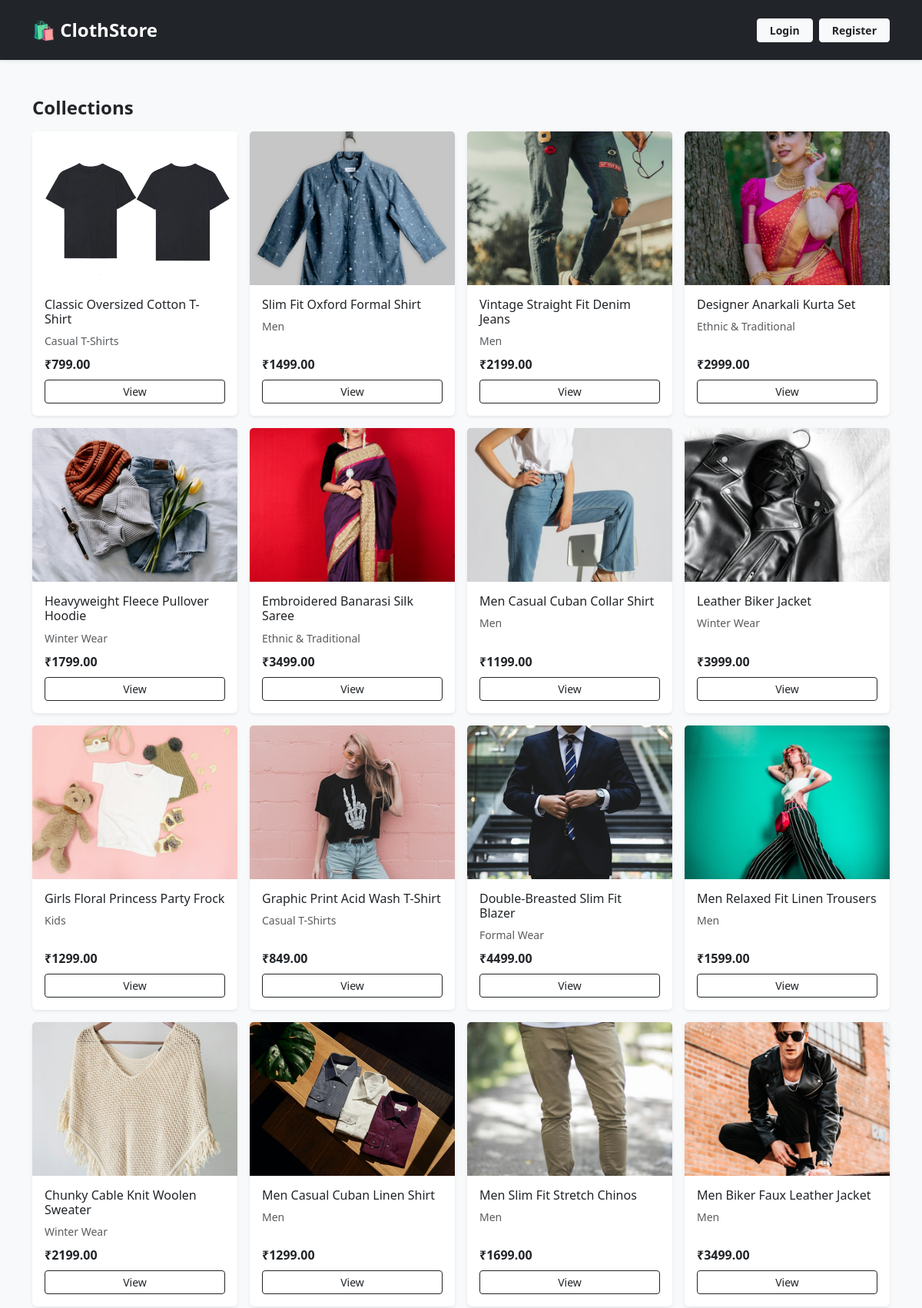
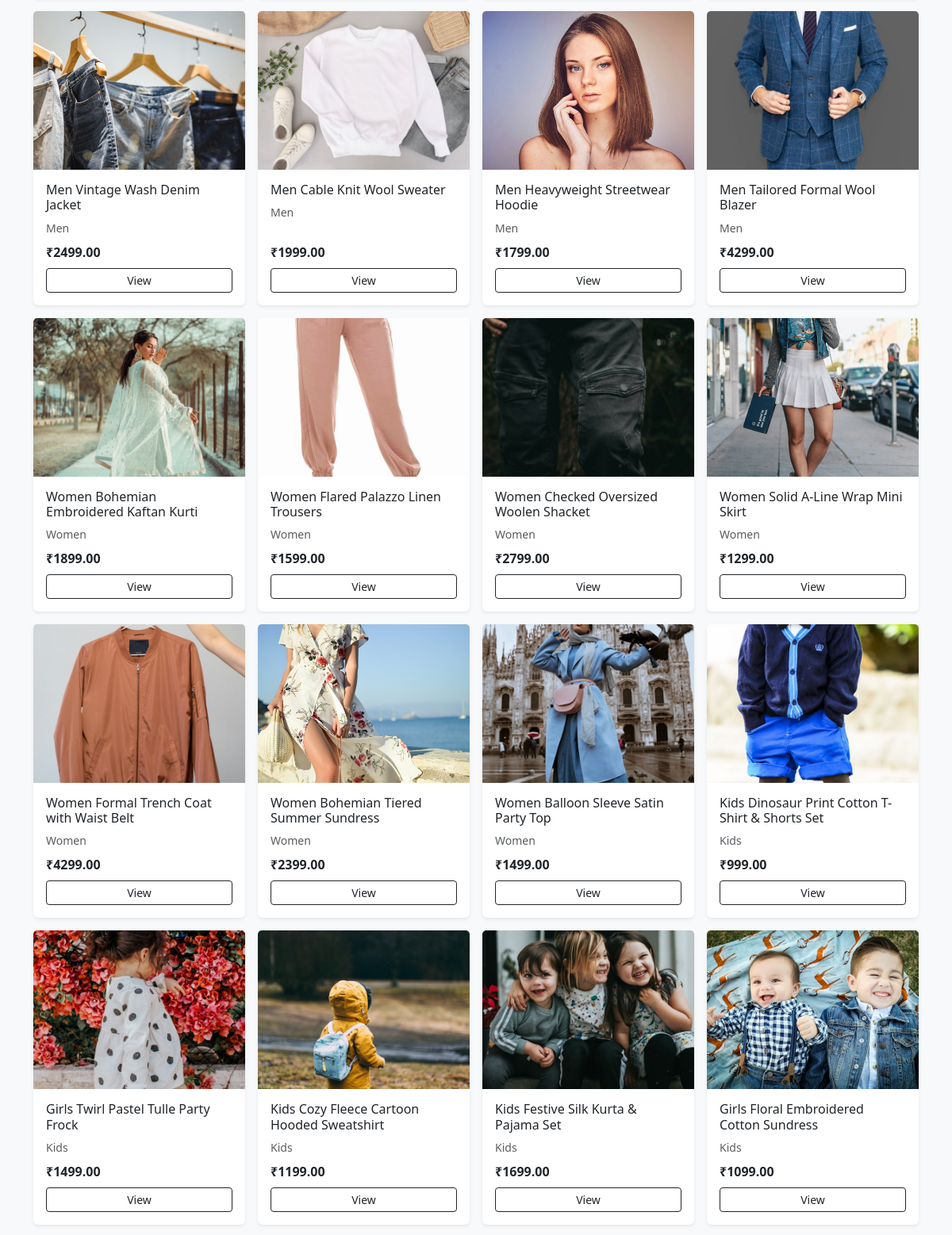
Screenshot of /products/ (upper part) with the database file from the repository (2 pictures, top to bottom).
### csw_app/models.py (models this page shows, shortened)
class Product(models.Model):
    category = models.ForeignKey(Category, on_delete=models.CASCADE, related_name='products')
    name = models.CharField(max_length=200)
    description = models.TextField()
    price = models.DecimalField(max_digits=10, decimal_places=2)
    discount_price = models.DecimalField(max_digits=10, decimal_places=2, null=True, blank=True)
    image = models.ImageField(upload_to='products/', null=True, blank=True)
    status = models.BooleanField(default=True)
    created_at = models.DateTimeField(auto_now_add=True)

class Category(models.Model):
    category_name = models.CharField(max_length=100)
    image = models.ImageField(upload_to='categories/', null=True, blank=True)

### csw_app/views.py (the view)
# urls.py: path('products/', views.product_list, name='product_list'),
def product_list(request):
    category_id = request.GET.get('category')
    categories = Category.objects.all()
    if category_id:
        products = Product.objects.filter(category_id=category_id, status=True)
    else:
        products = Product.objects.filter(status=True)
    return render(request, 'user/product_list.html', {'products': products, 'categories': categories})

### templates/user/product_list.html
{% extends 'base.html' %}
{% block content %}
<div class="row">
    <div class="col-12">
        <h4 class="fw-bold mb-3">Collections</h4>
        <div class="row g-3">
            {% for product in products %}
            <div class="col-6 col-sm-6 col-md-4 col-lg-3">
                <div class="card h-100 border-0 shadow-sm">
                    {% if product.image %}
                        <img src="{{ product.image.url }}" class="card-img-top" style="height: 200px; object-fit: cover;" alt="{{ product.name }}">
                    {% endif %}
                    <div class="card-body d-flex flex-column">
                        <h6 class="card-title">{{ product.name }}</h6>
                        <p class="text-muted small mb-2">{{ product.category.category_name }}</p>
                        <div class="mt-auto">
                            <span class="fw-bold">₹{{ product.price }}</span>
                            <a href="{% url 'product_detail' product.id %}" class="btn btn-outline-dark btn-sm w-100 mt-2">View</a>
                        </div>
                    </div>
                </div>
            </div>
            {% empty %}
            <div class="col-12">
                <p class="text-muted">No products found in this category.</p>
            </div>
            {% endfor %}
        </div>
    </div>
</div>
{% endblock %}

### rows the page displays
Product: image (picture), name "Classic Oversized Cotton T-Shirt", category.category_name "Casual T-Shirts", price "799.00"
Product: image (picture), name "Slim Fit Oxford Formal Shirt", category.category_name "Men", price "1499.00"
Product: image (picture), name "Vintage Straight Fit Denim Jeans", category.category_name "Men", price "2199.00"
Product: image (picture), name "Designer Anarkali Kurta Set", category.category_name "Ethnic & Traditional", price "2999.00"
Product: image (picture), name "Heavyweight Fleece Pullover Hoodie", category.category_name "Winter Wear", price "1799.00"
Product: image (picture), name "Embroidered Banarasi Silk Saree", category.category_name "Ethnic & Traditional", price "3499.00"
Product: image (picture), name "Men Casual Cuban Collar Shirt", category.category_name "Men", price "1199.00"
Product: image (picture), name "Leather Biker Jacket", category.category_name "Winter Wear", price "3999.00"
Product: image (picture), name "Girls Floral Princess Party Frock", category.category_name "Kids", price "1299.00"
Product: image (picture), name "Graphic Print Acid Wash T-Shirt", category.category_name "Casual T-Shirts", price "849.00"
Product: image (picture), name "Double-Breasted Slim Fit Blazer", category.category_name "Formal Wear", price "4499.00"
Product: image (picture), name "Men Relaxed Fit Linen Trousers", category.category_name "Men", price "1599.00"
Product: image (picture), name "Chunky Cable Knit Woolen Sweater", category.category_name "Winter Wear", price "2199.00"
Product: image (picture), name "Men Casual Cuban Linen Shirt", category.category_name "Men", price "1299.00"
Product: image (picture), name "Men Slim Fit Stretch Chinos", category.category_name "Men", price "1699.00"
Product: image (picture), name "Men Biker Faux Leather Jacket", category.category_name "Men", price "3499.00"
Product: image (picture), name "Men Vintage Wash Denim Jacket", category.category_name "Men", price "2499.00"
Product: image (picture), name "Men Cable Knit Wool Sweater", category.category_name "Men", price "1999.00"
Product: image (picture), name "Men Heavyweight Streetwear Hoodie", category.category_name "Men", price "1799.00"
Product: image (picture), name "Men Tailored Formal Wool Blazer", category.category_name "Men", price "4299.00"
Product: image (picture), name "Women Bohemian Embroidered Kaftan Kurti", category.category_name "Women", price "1899.00"
Product: image (picture), name "Women Flared Palazzo Linen Trousers", category.category_name "Women", price "1599.00"
Product: image (picture), name "Women Checked Oversized Woolen Shacket", category.category_name "Women", price "2799.00"
Product: image (picture), name "Women Solid A-Line Wrap Mini Skirt", category.category_name "Women", price "1299.00"
Product: image (picture), name "Women Formal Trench Coat with Waist Belt", category.category_name "Women", price "4299.00"
Product: image (picture), name "Women Bohemian Tiered Summer Sundress", category.category_name "Women", price "2399.00"
Product: image (picture), name "Women Balloon Sleeve Satin Party Top", category.category_name "Women", price "1499.00"
Product: image (picture), name "Kids Dinosaur Print Cotton T-Shirt & Shorts Set", category.category_name "Kids", price "999.00"
Product: image (picture), name "Girls Twirl Pastel Tulle Party Frock", category.category_name "Kids", price "1499.00"
Product: image (picture), name "Kids Cozy Fleece Cartoon Hooded Sweatshirt", category.category_name "Kids", price "1199.00"
Product: image (picture), name "Kids Festive Silk Kurta & Pajama Set", category.category_name "Kids", price "1699.00"
Product: image (picture), name "Girls Floral Embroidered Cotton Sundress", category.category_name "Kids", price "1099.00"
